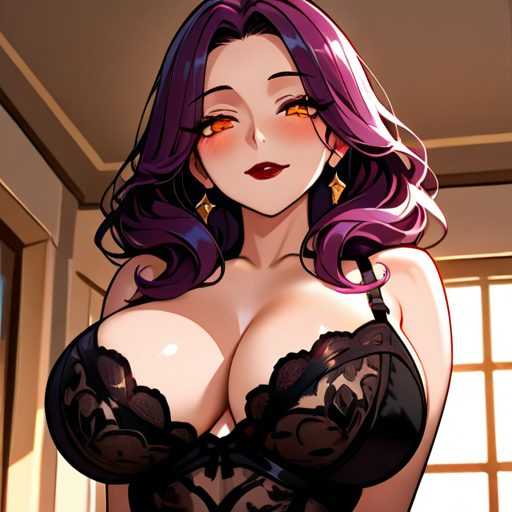
#> input picture assets/companion/rig-neutral-v1/source.jpg, 512 x 512 px, found by its file name
$ python generate_forge_bras.py
#> lines starting #> are read from the running program, lines starting #| are printed output that depends on the picture
"""Generate all 7 sexy luxury bra variations via local Forge UI (Illustrious SDXL) inpaint API,
then extract them into Transferania's 2.5D rig and build the updated comparison sheet.
"""
import json, base64, io, urllib.request, time
from pathlib import Path
import numpy as np
from PIL import Image, ImageDraw, ImageFilter

RIG = Path(r"c:\Transfert\assets\companion\rig-neutral-v1")
ART = Path(r"C:\Users\autm_\.gemini\antigravity\brain\bd3a32cb-4355-4140-94fa-e16e9e08ea4c")
OUT_DIR = ART / "forge_bras"
OUT_DIR.mkdir(parents=True, exist_ok=True)

SRC_PATH = RIG / "source.jpg"
src_im = Image.open(SRC_PATH).convert("RGB")
#> src_im is the input picture: PIL image 512x512 RGB; mean R, G, B 129, 92.5, 82.4

# Create smooth inpaint mask: White (255) = inpaint area, Black (0) = keep original
mask_im = Image.new("L", (512, 512), 0)
#> mask_im: PIL image 512x512 L; every value is 0
draw = ImageDraw.Draw(mask_im)

poly = [
    (165, 275),
    (345, 275),
    (435, 330),
    (450, 400),
    (440, 460),
    (415, 511),
    (98, 511),
    (70, 460),
    (55, 400),
    (75, 330),
]
draw.polygon(poly, fill=255)
mask_feathered = mask_im.filter(ImageFilter.GaussianBlur(radius=3.0))
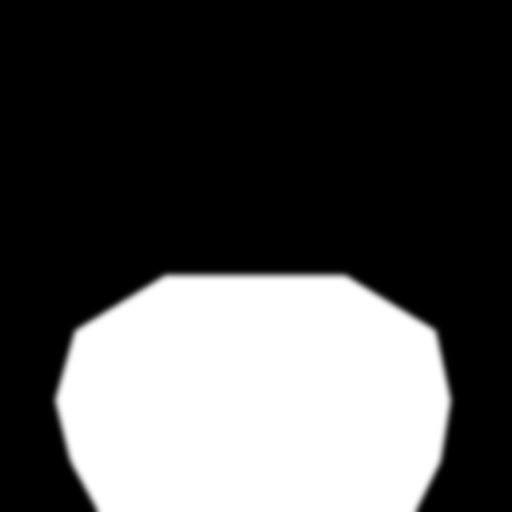
#> mask_feathered: PIL image 512x512 L; min 0, max 255, mean 80

def to_base64(im):
    buf = io.BytesIO()
    im.save(buf, format="PNG")
    return base64.b64encode(buf.getvalue()).decode("utf-8")

init_b64 = to_base64(src_im)
mask_b64 = to_base64(mask_feathered)

BRA_CONFIGS = {
    "rubis": {
        "label": "Balconnet Satin Rubis (Échancré)",
        "prompt": "masterpiece, best quality, very aesthetic, 1girl, solo, purple hair, orange eyes, large breasts, deep cleavage, wearing ultra revealing ruby red duchess satin micro-balconette bra, delicate gold lace trim, tiny cups, plunging cleavage, bare chest skin, sensual luxury lingerie",
        "seed": 101,
        "denoise": 0.68,
    },
    "harnais": {
        "label": "Harnais Cuir & Anneaux (Échancré)",
        "prompt": "masterpiece, best quality, very aesthetic, 1girl, solo, purple hair, orange eyes, large breasts, deep cleavage, wearing gothic black leather harness bra, strappy open chest bondage harness, small silver O-rings, sheer black mesh demi cups, plunging cleavage, bare skin, sensual luxury lingerie",
        "seed": 202,
        "denoise": 0.68,
    },
    "rose": {
        "label": "Dentelle & Soie Rose (Échancré)",
        "prompt": "masterpiece, best quality, very aesthetic, 1girl, solo, purple hair, orange eyes, large breasts, deep cleavage, wearing skimpy blush pink silk and sheer white floral Chantilly lace micro-bralette, plunging deep V neckline, tiny pearl trim, bare chest skin, sensual luxury lingerie",
        "seed": 303,
        "denoise": 0.66,
    },
    "violet": {
        "label": "Velours Violet & Argent (Échancré)",
        "prompt": "masterpiece, best quality, very aesthetic, 1girl, solo, purple hair, orange eyes, large breasts, deep cleavage, wearing royal midnight violet velvet sweetheart demi-bra, intricate metallic silver floral embroidery, low-cut plunge neckline, bare chest skin, sensual luxury lingerie",
        "seed": 404,
        "denoise": 0.68,
    },
    "emeraude": {
        "label": "Tulle Émeraude & Or (Échancré)",
        "prompt": "masterpiece, best quality, very aesthetic, 1girl, solo, purple hair, orange eyes, large breasts, deep cleavage, wearing sheer emerald green gossamer tulle bralette, gold botanical leaf embroidery, low-cut cups, bare chest skin, sensual luxury lingerie",
        "seed": 505,
        "denoise": 0.68,
    },
    "saphir": {
        "label": "Cyber-Néon Saphir (Échancré)",
        "prompt": "masterpiece, best quality, very aesthetic, 1girl, solo, purple hair, orange eyes, large breasts, deep cleavage, wearing futuristic cyber dark navy blue techwear bra, glowing cyan-blue neon circuit underwire strips, low-cut cups, bare chest skin, sci-fi tech luxury lingerie",
        "seed": 606,
        "denoise": 0.68,
    },
    "or": {
        "label": "Brocart & Chaînes d'Or (Échancré)",
        "prompt": "masterpiece, best quality, very aesthetic, 1girl, solo, purple hair, orange eyes, large breasts, deep cleavage, wearing opulent imperial gold brocade demi-bra, fine draped gold body-chains across bare chest and cleavage, scalloped gold lace, plunging neckline, sensual luxury lingerie",
        "seed": 707,
        "denoise": 0.68,
    },
}

NEG_PROMPT = "worst quality, low quality, bad anatomy, bad hands, text, watermark, deformed, ugly, bad proportions, blur, extra limbs, dark nipples"

def main():
    print("=== Starting Forge UI Inpaint Batch for 7 Lingerie Variations ===")
    results = {}
    for style_id, conf in BRA_CONFIGS.items():
        print(f"Generating '{style_id}' ({conf['label']})...")
        payload = {
            "init_images": [init_b64],
            "mask": mask_b64,
            "mask_blur": 4,
            "inpainting_fill": 1,
            "inpaint_full_res": False,
            "inpainting_mask_invert": 0,
            "prompt": conf["prompt"],
            "negative_prompt": NEG_PROMPT,
            "sampler_name": "Euler a",
            "steps": 25,
            "cfg_scale": 6.5,
            "width": 512,
            "height": 512,
            "seed": conf["seed"],
            "denoising_strength": conf["denoise"],
        }
        req = urllib.request.Request(
            "http://127.0.0.1:7860/sdapi/v1/img2img",
            data=json.dumps(payload).encode("utf-8"),
            headers={"Content-Type": "application/json"},
        )
        t0 = time.time()
        res = urllib.request.urlopen(req, timeout=180)
        res_data = json.loads(res.read().decode("utf-8"))
        out_b64 = res_data["images"][0]
        out_im = Image.open(io.BytesIO(base64.b64decode(out_b64)))
        out_path = OUT_DIR / f"forge_bra_{style_id}.png"
        out_im.save(out_path)
        dt = time.time() - t0
        print(f"  Done in {dt:.1f}s -> {out_path.name}")
        results[style_id] = out_path

    print("=== All 7 Forge Plates Generated Successfully! ===")

if __name__ == "__main__":
    main()
#> (the call stopped at in main, `res = urllib.request.urlopen(req, timeout=180)`: the network is not available in this run)
